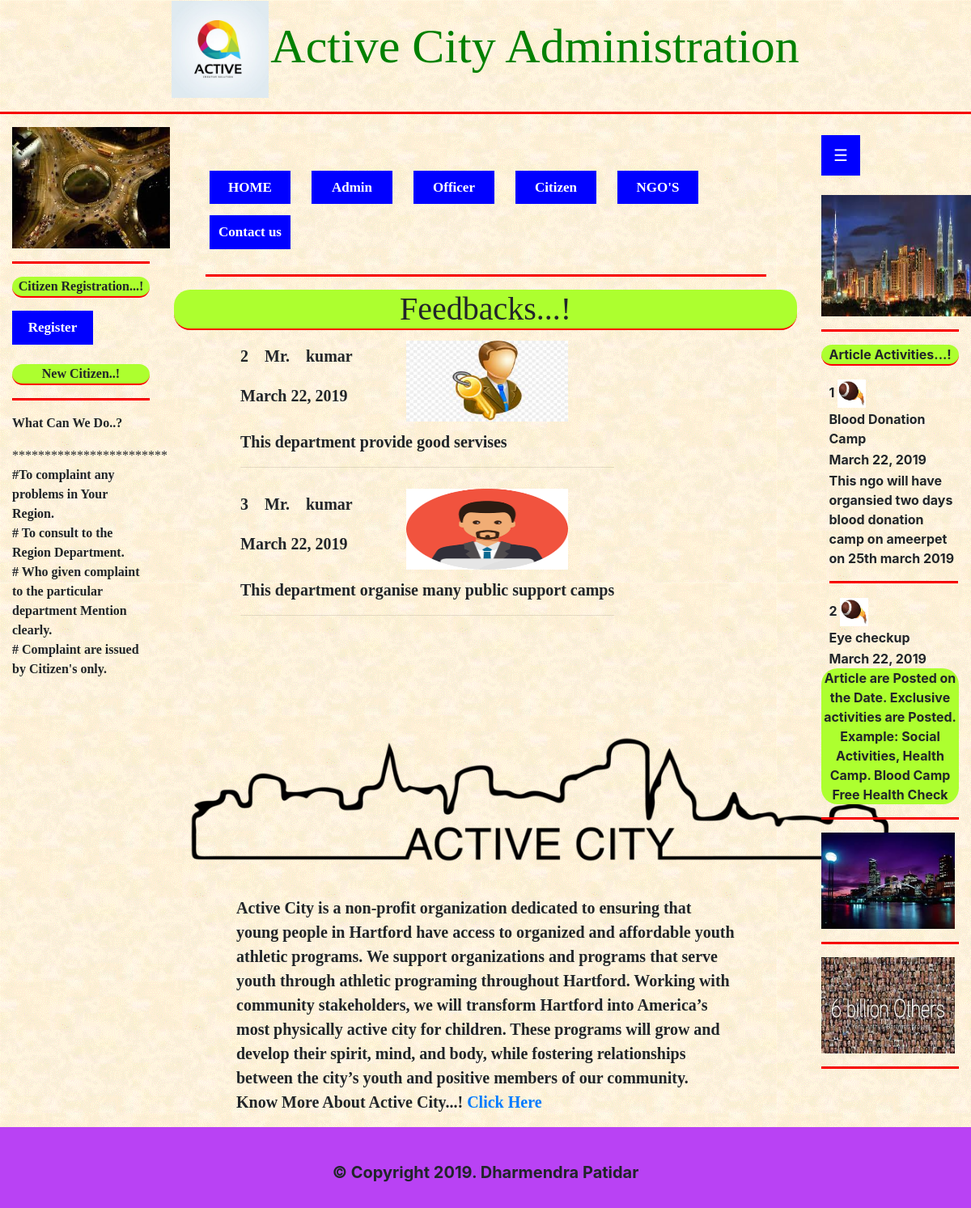
The app's page /index/ with its own data.
### Ac_Citizen/models.py (models this page shows)
class Feedback_Table(models.Model):
    feed_id = models.AutoField(primary_key=True)
    citz_id = models.ForeignKey(Citizen_Table,on_delete=models.CASCADE)
    dept_name = models.ForeignKey(Department_Table,on_delete=models.CASCADE)
    feed_date = models.DateField(auto_now_add=True)
    feed_message = models.TextField()
    image = models.ImageField(upload_to='feedbacks',default=False)

class Citizen_Table(models.Model):
    citz_id = models.AutoField(primary_key=True)
    name = models.CharField(max_length=30)
    mobile = models.CharField(max_length=10)
    email = models.EmailField(max_length=100)
    address = models.TextField()
    gender = models.CharField(max_length=10)
    username = models.CharField(max_length=20)
    password = models.CharField(max_length=20)
    otp = models.CharField(max_length=20,default=False)
    status = models.CharField(max_length=20,default=False)

### Ac_Ngo/models.py (models this page shows)
class Article_Table(models.Model):
    art_id = models.AutoField(primary_key=True)
    art_date = models.DateField(auto_now_add=True)
    name = models.CharField(max_length=50)
    message = models.TextField()
    ngo_id = models.ForeignKey(NGOS_Table,on_delete=models.CASCADE)
    approve = models.BooleanField(null=True)

### Ac_Admin/views.py (the view)
# urls.py: path('index/',views.display_feedbacks,name='index'),
def display_feedbacks(request):
    qs1 = Feedback_Table.objects.all()
    qs2 = Article_Table.objects.all()
    return render(request,'main_index.html',{'feed_list':qs1,'art_list':qs2})

### templates/main_index.html (shortened to what this page needs)
<!DOCTYPE html>
{% load staticfiles %}
<html lang="en">
<head>
  <link rel="stylesheet" href="{% static 'css/main_index.css' %}" type="text/css">
  <link rel="stylesheet" href="https://maxcdn.bootstrapcdn.com/bootstrap/4.3.1/css/bootstrap.min.css">
</head>
<body>
<div class="thumbnail">
{% include 'title.html' %}
</div>
<div class="container-fluid">
    <div class="row">
        <div class="col-lg-2 col-sm-2 col-xs-1 col1">
        <div class="thumbnail">
            <table align="center">
                <tr>
                    <img class="img1" src="{% static 'images/active3.jpg' %}" width="195px" height="150px">
                    <hr class="new1">
                </tr>
                <tr>
                    <p class="aap">Citizen Registration...!</p>
                </tr>
                <tr>
                    <a class="nav-link" href="{% url 'register' %}">Register</a>
                </tr>&emsp;
                <tr>
                    <p class="aap">New Citizen..!</p>
                    <hr class="new1">
                </tr>
                <tr>
                    <p>What Can We Do..?</p>
                    <p>
                        #To complaint any problems in Your Region.<br>
                        # To consult to the Region Department.<br>
                        # Who given complaint to the particular department Mention clearly.<br>
                        # Complaint are issued by Citizen's only.
                    </p>
                </tr>
            </table>
        </div>
        </div>
        <div class="col-md-8 col2">
            {% include 'menu.html' %}
        <div class="body-block">
            {% block body %}
            <h1 class="aap">Feedbacks...!</h1>
            <div class="feedbacks-details-div">
                <table class="feedbacks-details-table"  >
                    {% for c in feed_list %}
                        <tr>
                            <th>{{ c.feed_id }}&emsp;Mr.&emsp;{{ c.citz_id.name }}</th>
                            <th rowspan="3">&emsp;<img src="{{ c.image.url }}" width="200" height="100"></th>
                        </tr>
                        <tr>
                            <th colspan="2">{{ c.feed_date }}</th>
                        </tr><tr><th></th></tr>
                        <tr>
                            <th colspan="2" width="">{{ c.feed_message }}<hr></th>
                        </tr>
                    {% endfor %}
                </table>
            </div>
            {% endblock %}
        </div>
            <div class="about-city">
                <img src="{% static 'images/active_city.png' %}" width="900">
                <p>Active City is a non-profit organization dedicated to ensuring that young
                    people in Hartford have access to organized and affordable youth athletic programs.
                    We support organizations and programs that serve youth through athletic programing
                    throughout Hartford. Working with community stakeholders, we will transform Hartford
                    into America’s most physically active city for children. These programs will grow and
                    develop their spirit, mind, and body, while fostering relationships between the city’s
                    youth and positive members of our community.</br>Know More About Active City...!
                    <a href="{% url 'about_us' %}">Click Here</a></p>
            </div>
        </div>
        <div class="col-md-2 col3">
            {% include 'sidebar_menu.html' %}
            <img src="{% static 'images/active4.jpg' %}" width="200" height="150">
            <hr class="new1">
            <div class="activity">
            <p class="aap">Article Activities...!</p>
                <marquee  behavior="scroll" direction="up" scrollamount="7" id="mk" height="340px;">
                    <table class="article-table">
                        {% for art in art_list %}
                        <tr>
                            <th>{{ art.art_id }} <img src="{% static 'images/bom.jpg' %}" width="35" height="35"></th>
                        </tr>
                        <tr>
                           <th>{{ art.name }}</th>
                        </tr>
                        <tr>
                            <th>{{ art.art_date }}</th>
                        </tr>
                        <tr>
                            <th>{{ art.message }}<hr class="new1"></th>
                        </tr>
                        {% endfor %}
                    </table>
                </marquee>
            </div>
            <p class="app">
                Article are Posted on the Date.
                Exclusive activities are Posted.
                Example: Social Activities, Health Camp.
                Blood Camp
                Free Health Check
            </p>
            <hr class="new1">
            <img src="{% static 'images/active2.jpg' %}" width="165px" height="119px">
            <hr class="new1">
            <img src="{% static 'images/citizen2.jpg' %}" width="165px" height="119px">
            <hr class="new1">
        </div>
        {% include 'footer.html' %}
    </div>
</div>
</body>
</html>

### templates/title.html (shortened to what this page needs)
<!DOCTYPE html>
{% load staticfiles %}
<html lang="en">
<head>
</head>
<body background="{% static 'images/indexback.gif' %}">
<table align="center">
<tr>
    <th><img src="{% static 'images/Active_logo2.jpg' %}" width="120" height="120"></th>
    <th><h1 class="title">Active City Administration</h1></th>
</tr>
</table><hr class="hr1">
</body>
</html>

### templates/menu.html (shortened to what this page needs)
<!DOCTYPE html>
<html lang="en">
<head>
    <link rel="stylesheet" href="https://maxcdn.bootstrapcdn.com/bootstrap/4.3.1/css/bootstrap.min.css">
</head>
<body>
<nav class="navbar navbar-expand-sm">
    <div class="container-fluid">
        <ul class="nav navbar-nav">
            <li class="nav-item"><button class="btn" type="submit"><a class="nav-link" href="{% url 'index' %}">HOME</a></button></li>
            <li class="nav-item"><button class="btn" type="submit"><a class="nav-link" href="{% url 'admin_login' %}">Admin</a></button></li>
            <li class="nav-item"><button class="btn" type="submit"><a class="nav-link" href="{% url 'officer_login' %}">Officer</a></button></li>
            <li class="nav-item"><button class="btn" type="submit"><a class="nav-link" href="{% url 'citizen_login' %}">Citizen</a></button></li>
            <li class="nav-item"><button class="btn" type="submit"><a class="nav-link" href="{% url 'ngo_login' %}">NGO'S</a></button></li>
            <li class="nav-item"><button class="btn" type="submit"><a class="nav-link" href="{% url 'contact_us' %}">Contact us</a></button></li>
        </ul>
    </div>
</nav><hr class="new">
</body>
</html>

### templates/sidebar_menu.html (shortened to what this page needs)
<!DOCTYPE html>
{% load staticfiles %}
<html lang="en">
<head>
    <link rel="stylesheet" href="{% static 'css/sidebar_menu.css' %}" type="text/css">
    <link rel="stylesheet" href="https://maxcdn.bootstrapcdn.com/bootstrap/4.3.1/css/bootstrap.min.css">
    <link href="https://cdnjs.cloudflare.com/ajax/libs/font-awesome/4.7.0/css/font-awesome.min.css" rel="stylesheet"/>
</head>
<body>
            <button class="openbtn" onclick="openNav()">&#9776;</button>
            <br>
            <br>
</body>
</html>

### templates/footer.html (shortened to what this page needs)
<!DOCTYPE html>
<html lang="en">
<head>
    <link rel="stylesheet" href="https://maxcdn.bootstrapcdn.com/bootstrap/4.3.1/css/bootstrap.min.css">
    <link rel="stylesheet" href="path/to/font-awesome/css/font-awesome.min.css">
</head>
<body>
<div class="footer">
    <table align="center">
        <tr>
            <th><p class="footer-p">&copy; Copyright 2019. Dharmendra Patidar</p></th>
        </tr>
    </table>
</div>
</body>
</html>

### Ac_Admin/static/css/main_index.css (style rules this page uses)
.col3 { margin-top: 10px; }
hr.new1 { background-color: red; height: 2px; }
.container-fluid { margin: 0px; padding: 0px; }
.col1 { font-family: Italic; }
.col1 tr { padding: 50px; }
.nav-link { text-align: center;font-weight: bold; }
.col2 { font-family: "Italic"; }
.navbar { margin-top:5%; }
.activity { height: 400px;overflow: hidden; }
.aap { border-bottom: 2px solid red;background-color: greenyellow;border-radius: 20px;text-align: center; }
.app { background-color: greenyellow;border-radius: 20px;text-align: center }
.article-table { height: 350px; margin-left: 5%; }
p { font-weight: bold; }
.feedbacks-details-div { overflow: scroll;height: 500px; border-radius: 20px;align-self: center; }
.feedbacks-details-table { margin-left:10%; }
.feedbacks-details-table th { font-size: 20px;padding:5px; }
.body-block { height: 550px; }
.about-city p { width: 80%; margin-left: 10%;font-size: 20px; margin-top:5%; }

### Ac_Admin/static/css/sidebar_menu.css (style rules this page uses)
.openbtn { font-size: 20px; cursor: pointer; background-color: blue; color: white; padding: 10px 15px; border: none; }

### templates/title.html (style rules this page uses)
.title { font-size: 60px;color: green;font-family: Algerian; }
hr.hr1 { background-color: red;height: 2px; }

### templates/menu.html (style rules this page uses)
.nav-link { background-color: blue;color: white; width: 100px; font-size: 17px; }
.nav { border: none; }
ul { list-style-type: none; margin: 0; padding: 0; }
hr.new { background-color: red;height: 2px;width: 90%; }

### records on screen
Feedback_Table: feed_id "2", citz_id.name "kumar", image (picture), feed_date "March 22, 2019", feed_message "This department provide good servises"
Feedback_Table: feed_id "3", citz_id.name "kumar", image (picture), feed_date "March 22, 2019", feed_message "This department organise many public support camps"
Article_Table: art_id "1", name "Blood Donation Camp", art_date "March 22, 2019", message "This ngo will have organsied two days blood donation camp on ameerpet on 25th march 2019"
Article_Table: art_id "2", name "Eye checkup", art_date "March 22, 2019"
